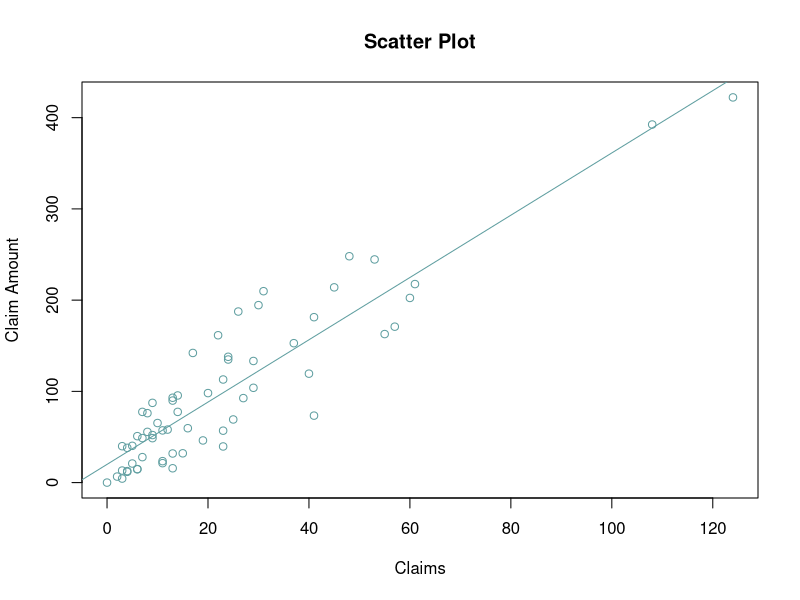

R code for this plot:

# 1
insurance_data <- read.csv("../../../data/live_class/Data Set for Insurance Claims.csv", header = TRUE)

# 2
dim(insurance_data)

# 3
str(insurance_data)

# 4
head(insurance_data)

# 5
summary(insurance_data)

# 6 
plot(
  insurance_data$Claims,
  insurance_data$ClaimAmount,
  main = "Scatter Plot",
  xlab = "Claims",
  ylab = "Claim Amount",
  col = "cadetblue"
)
# looks like a strong positive correlation


# 7 
cor(insurance_data$Claims, insurance_data$ClaimAmount)
# 0.9128782


# 8
model <- lm(ClaimAmount ~ Claims, data = insurance_data)
model
abline(model, col = "cadetblue")

